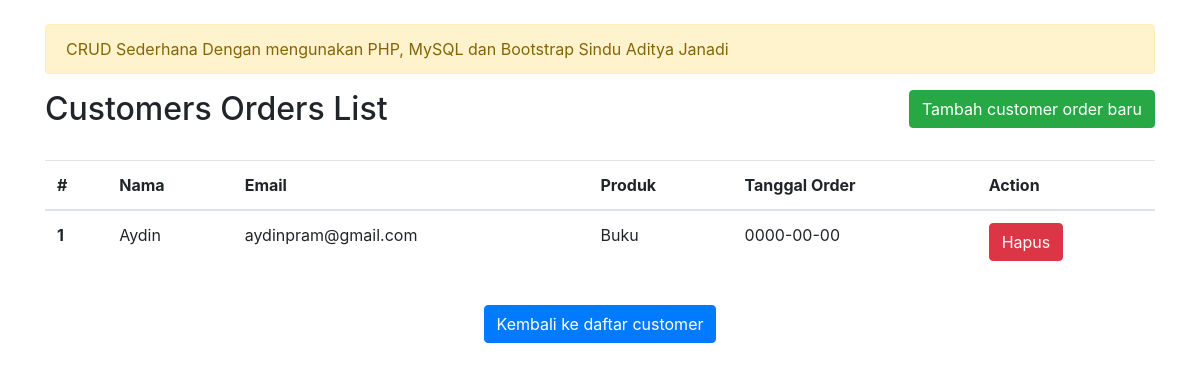
Screenshot of /order.index.php with the database file from the repository.
### tables this page shows
CREATE TABLE `orders` (
  `id` int(11) NOT NULL,
  `customer_id` int(11) NOT NULL,
  `product` varchar(255) NOT NULL,
  `date` date NOT NULL
);

CREATE TABLE `customers` (
  `customer_id` int(11) NOT NULL,
  `firstname` varchar(255) NOT NULL,
  `lastname` varchar(255) NOT NULL,
  `email` varchar(255) NOT NULL,
  `created` datetime NOT NULL
);

### order.index.php (the view, shortened to what this page needs)
<?php
include 'database_conn.php';
$query = "select orders.*, customers.firstname, customers.email from orders left join customers on (orders.customer_id = customers.customer_id) limit 200";
$result = mysqli_query($db_connect, $query);
?>
<!DOCTYPE html>
<html lang="en">
<head>
    <link rel="stylesheet" href="https://stackpath.bootstrapcdn.com/bootstrap/4.5.2/css/bootstrap.min.css" >
</head>
<body>
<div class="container mt-4">
    <div class="row">
        <div class="col-md-12">
            <div class="alert alert-warning alert-dismissible fade show" role="alert">
                <?php include 'message.php';  ?>
                <button type="button" class="close" data-dismiss="alert" aria-label="Close">
                </button>
            </div>
        </div>
        <div class="col-md-12">
            <div class="float-left mb-4">
                <h2>Customers Orders List</h2>
            </div>
            <div class="float-right">
                <a href="add.order.php" class="btn btn-success">Tambah customer order baru</a>
            </div>
            <table class="table">
                <thead>
                    <tr>
                        <th scope="col">#</th>
                        <th scope="col">Nama</th>
                        <th scope="col">Email</th>
                        <th scope="col">Produk</th>
                        <th scope="col">Tanggal Order</th>
                        <th scope="col">Action</th>
                    </tr>
                </thead>
                <tbody>
                <?php $number = 1; ?>
                <?php if ($result->num_rows > 0): ?>
                <?php while($order_data = mysqli_fetch_assoc($result)): ?>
                    <tr>
                        <th scope="row"><?php echo $number;?></th>
                        <td><?php echo $order_data['firstname'];?></td>
                        <td><?php echo $order_data['email'];?></td>
                        <td><?php echo $order_data['product'];?></td>
                        <td><?php echo $order_data['date'];?></td>
                        <td>
                            <a href="delete_order.php?id=<?php echo $order_data['id'];?>" class="btn btn-danger">Hapus</a>
                        </td>
                    </tr>
                    <?php $number++; ?>
                <?php endwhile; ?>
                <?php else: ?>
                <tr>
                    <td colspan="3" rowspan="1" headers="">Tidak ada data ditemukan!</td>
                </tr>
                <?php endif; ?>
              </tbody>
            </table>
        </div>
        <div class="col-md-12">
            <div class="d-flex justify-content-center">
                <a href="index.php" class="btn btn-primary my-3">Kembali ke daftar customer</a>
            </div>
        </div>
    </div>
</div>
</body>
</html>

### rows the page displays
orders: customer.firstname "Aydin", customer.email "aydinpram@gmail.com", product "Buku", date "0000-00-00"
